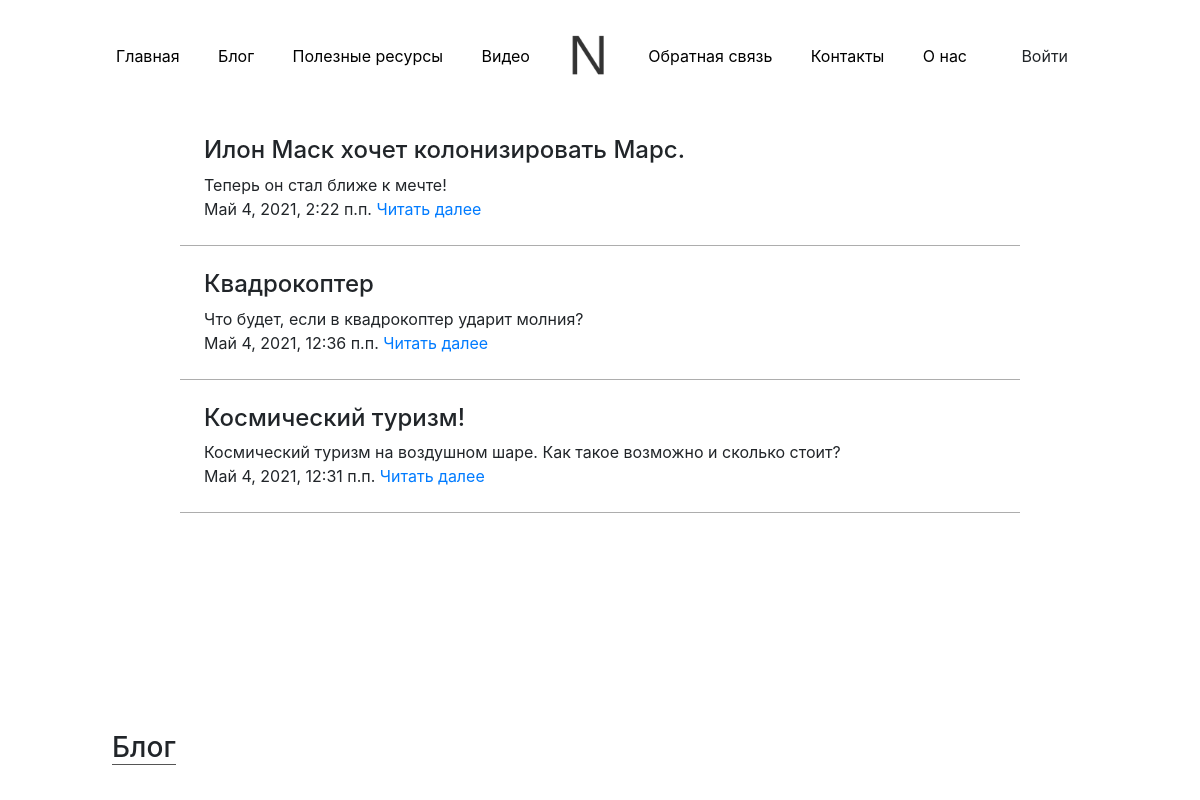
Screenshot of /blog/ with the database file from the repository.
### mainApp/models.py (models this page shows, shortened)
class Blog(models.Model):
    picture = models.ImageField(null=True, blank=True, upload_to="")
    title = models.CharField('Сообщение', max_length=50)
    description = models.CharField("Краткое содержание", max_length=150)
    content = models.TextField("Полное содержание")
    posted = models.DateTimeField("Время", default=datetime.now)

### mainApp/views.py (the view)
# urls.py: path('blog/', views.blog, name='blog'),
def blog(request):
    if request.user.is_authenticated:
        user_first_name = request.user.first_name
        user_last_name = request.user.last_name
        blog = Blog.objects.order_by('-posted')
        context = {'user_first_name': user_first_name, 'user_last_name': user_last_name, 'footertitle': 'Блог', 'blog': blog}
    else:
        blog = Blog.objects.order_by('-posted')
        context = {'footertitle': 'Блог', 'blog': blog}
    return render(request, 'mainApp/blog.html', context)

### mainApp/templates/mainApp/blog.html (shortened to what this page needs)
{% extends "mainApp/index.html" %}
{% block content %}
<div class="blog-px">
{% for el in blog %}
<div class="blog">
   <h4>{{ el.title }}</h4>
   <span>{{ el.description }}</span>
   <div><span>{{ el.posted }} </span><a href="{% url 'blogcontent' pk=el.pk %}">Читать далее</a></div>
</div>
{% endfor %}
</div>
{% endblock %}

### mainApp/static/css/main.css (style rules this page uses)
body { padding-top: 7rem; }
body { position: relative; padding-bottom: 6rem; min-height: 100vh; }
.blog-px { display: flex; flex-direction: column; align-items: center; }
.blog { display: flex; flex-direction: column; width: 70%; border-bottom: 1px solid rgb(173, 173, 173); padding: 1.5rem; }

### mainApp/static/css/bootnik.css (style rules this page uses)
*,::before,::after { box-sizing:border-box }
html { font-family:sans-serif;line-height:1.15;-webkit-text-size-adjust:100%;-ms-text-size-adjust:100%;-ms-overflow-style:scrollbar;-webkit-tap-highlight-color:transparent }
body { margin:0;font-family:-apple-system,BlinkMacSystemFont,"Segoe UI",Roboto,"Helvetica Neue",Arial,sans-serif,"Apple Color Emoji","Segoe UI Emoji","Segoe UI Symbol";font-size:1rem;font-weight:400;line-height:1.5;color:#212529;text-align:left;background-color:#fff }
h1,h2,h3,h4,h5,h6 { margin-top:0;margin-bottom:.5rem }
a { color:#007bff;text-decoration:none;background-color:transparent;-webkit-text-decoration-skip:objects }
h1,h2,h3,h4,h5,h6,.h1,.h2,.h3,.h4,.h5,.h6 { margin-bottom:.5rem;font-family:inherit;font-weight:500;line-height:1.2;color:inherit }
h4,.h4 { font-size:1.5rem }

### rows the page displays
Blog: title "Илон Маск хочет колонизировать Марс.", description "Теперь он стал ближе к мечте!", posted "Май 4, 2021, 2:22 п.п."
Blog: title "Квадрокоптер", description "Что будет, если в квадрокоптер ударит молния?", posted "Май 4, 2021, 12:36 п.п."
Blog: title "Космический туризм!", description "Космический туризм на воздушном шаре. Как такое возможно и сколько стоит?", posted "Май 4, 2021, 12:31 п.п."

### other values shown
{{ footertitle }} "Блог"
